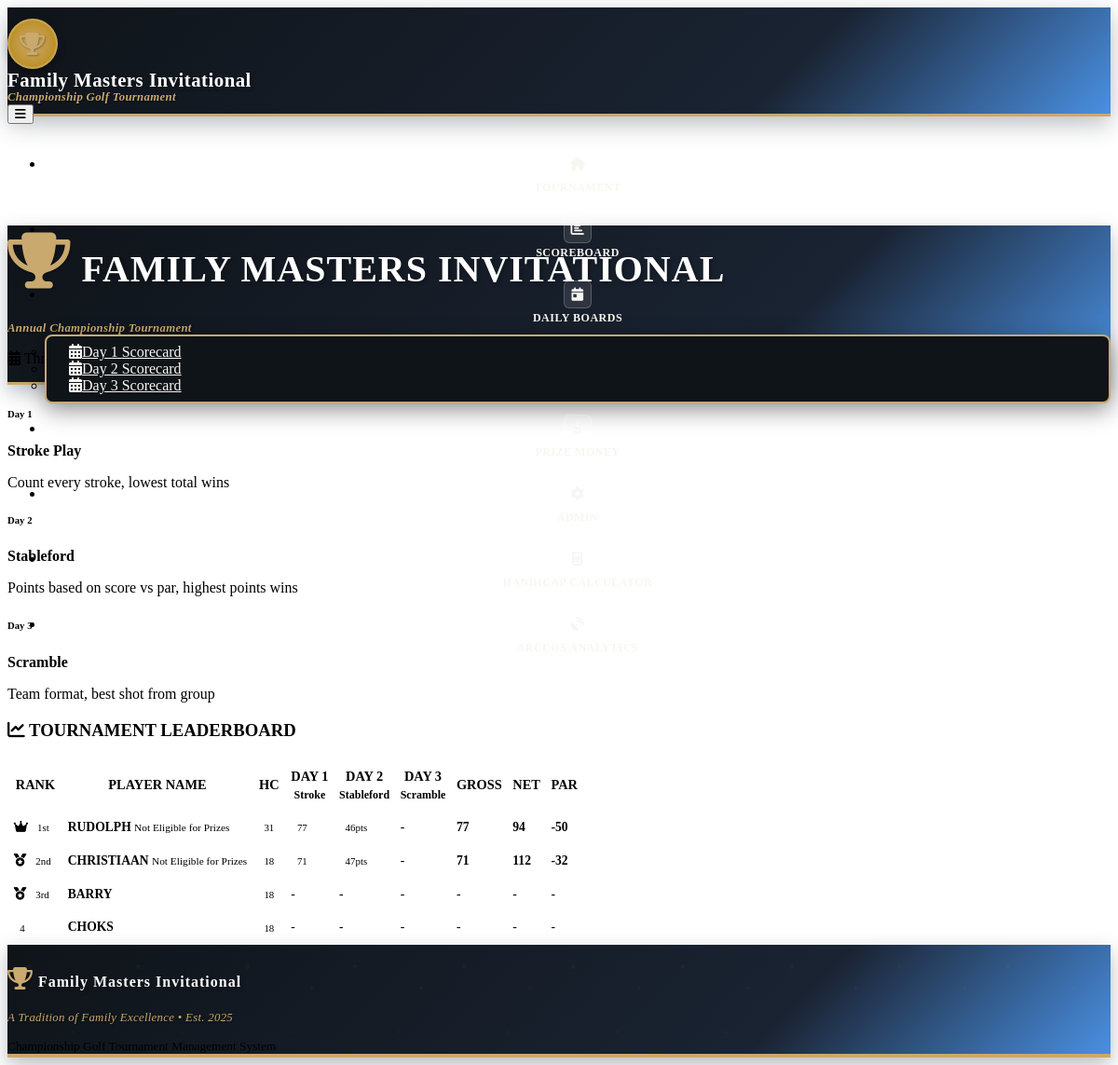
The app's page /scoreboard with its own data.
### models.py (models this page shows)
class Tournament(db.Model):
    id = db.Column(db.Integer, primary_key=True)
    name = db.Column(db.String(100), nullable=False, default="The Pinical Point Family Golf Champions Cup")
    start_date = db.Column(db.Date, nullable=False)
    total_prize_pool = db.Column(db.Integer, default=1150000)
    created_at = db.Column(db.DateTime, default=datetime.utcnow)
    players = db.relationship('Player', backref='tournament', lazy=True)
    rounds = db.relationship('Round', backref='tournament', lazy=True)

class Round(db.Model):
    id = db.Column(db.Integer, primary_key=True)
    tournament_id = db.Column(db.Integer, db.ForeignKey('tournament.id'), nullable=False)
    day = db.Column(db.Integer, nullable=False)  # 1, 2, or 3
    format = db.Column(db.String(50), nullable=False)  # 'stroke_play', 'stableford', 'scramble'
    date = db.Column(db.Date, nullable=False)
    completed = db.Column(db.Boolean, default=False)
    scores = db.relationship('Score', backref='round', lazy=True)

class Player(db.Model):
    id = db.Column(db.Integer, primary_key=True)
    name = db.Column(db.String(100), nullable=False)
    tournament_id = db.Column(db.Integer, db.ForeignKey('tournament.id'), nullable=False)
    handicap = db.Column(db.Integer, default=0)
    prize_eligible = db.Column(db.Boolean, default=True)  # New field for prize eligibility
    created_at = db.Column(db.DateTime, default=datetime.utcnow)
    scores = db.relationship('Score', backref='player', lazy=True)

### routes.py (the view)
@app.route('/scoreboard')
def scoreboard():
    tournament = Tournament.query.first()
    if not tournament:
        return redirect(url_for('player_setup'))
    leaderboard = calculate_leaderboard(tournament.id)
    rounds = Round.query.filter_by(tournament_id=tournament.id).order_by(Round.day).all()
    return render_template('scoreboard.html',
                         tournament=tournament,
                         leaderboard=leaderboard,
                         rounds=rounds,
                         tournament_formats=TOURNAMENT_FORMATS)

### models.py (called while the page is built)
    def get_net_score(self):
        if self.total_strokes:
            return self.total_strokes - self.player.handicap
        return None

### templates/scoreboard.html (shortened to what this page needs)
{% extends "base.html" %}
{% block content %}
<div class="container-fluid">
    <div class="row mb-3">
        <div class="col-12">
            <div class="card scoreboard-header">
                <div class="card-body text-center py-3 position-relative">
                    <h1 class="display-4 text-white mb-2 tournament-logo">
                        <i class="fas fa-trophy me-2 trophy-icon"></i>
                        FAMILY MASTERS INVITATIONAL
                    </h1>
                    <h3 class="tournament-tagline mb-2">Annual Championship Tournament</h3>
                    <div class="row justify-content-center">
                        <div class="col-md-10">
                            <p class="text-white mb-1">
                                <i class="fas fa-calendar-alt me-2"></i>
                                Three-Day Championship Format
                                <span class="ms-4">
                                </span>
                            </p>
                        </div>
                    </div>
                </div>
            </div>
        </div>
    </div>
    <div class="row mb-3">
        <div class="col-12">
            <div class="card">
                <div class="card-body py-2">
                    <div class="row text-center">
                        {% for day, format_info in tournament_formats.items() %}
                        <div class="col-md-4">
                            <h6 class="text-primary mb-1">Day {{ day }}</h6>
                            <p class="mb-1"><strong>{{ format_info.name }}</strong></p>
                            <p class="text-muted small mb-0">{{ format_info.description }}</p>
                        </div>
                        {% endfor %}
                    </div>
                </div>
            </div>
        </div>
    </div>
    <div class="row">
        <div class="col-12">
            <div class="card">
                <div class="card-header">
                    <h3 class="mb-0 text-center">
                        <i class="fas fa-chart-line me-2"></i>
                        TOURNAMENT LEADERBOARD
                    </h3>
                </div>
                <div class="card-body p-0">
                    <div class="table-responsive">
                        <table class="table table-striped scoreboard-table mb-0">
                            <thead class="table-dark">
                                <tr>
                                    <th class="text-center py-2">RANK</th>
                                    <th class="py-2">PLAYER NAME</th>
                                    <th class="text-center py-2">HC</th>
                                    <th class="text-center py-2">DAY 1<br><small>Stroke</small></th>
                                    <th class="text-center py-2">DAY 2<br><small>Stableford</small></th>
                                    <th class="text-center py-2">DAY 3<br><small>Scramble</small></th>
                                    <th class="text-center py-2">GROSS</th>
                                    <th class="text-center py-2">NET</th>
                                    <th class="text-center py-2">PAR</th>
                                </tr>
                            </thead>
                            <tbody>
                                {% for player_data in leaderboard %}
                                <tr class="{% if player_data.rank <= 3 %}table-warning{% endif %}">
                                    <td class="text-center py-2">
                                        {% if player_data.rank == 1 %}
                                            <i class="fas fa-crown text-warning me-1"></i>
                                            <span class="badge bg-warning text-dark">1st</span>
                                        {% elif player_data.rank == 2 %}
                                            <i class="fas fa-medal text-secondary me-1"></i>
                                            <span class="badge bg-secondary">2nd</span>
                                        {% elif player_data.rank == 3 %}
                                            <i class="fas fa-medal text-warning me-1"></i>
                                            <span class="badge bg-warning text-dark">3rd</span>
                                        {% else %}
                                            <span class="badge bg-primary">{{ player_data.rank }}</span>
                                        {% endif %}
                                    </td>
                                    <td class="py-2">
                                        <strong>{{ player_data.player.name.upper() }}</strong>
                                        {% if player_data.get('is_non_eligible', False) %}
                                            <small class="text-muted d-block">Not Eligible for Prizes</small>
                                        {% endif %}
                                    </td>
                                    <td class="text-center py-2">
                                        <span class="badge bg-secondary">{{ player_data.player.handicap or 0 }}</span>
                                    </td>
                                    <td class="text-center py-2">
                                        {% if player_data.day_scores[0] %}
                                            <span class="badge bg-info">{{ player_data.day_scores[0] }}</span>
                                        {% else %}
                                            <span class="text-muted">-</span>
                                        {% endif %}
                                    </td>
                                    <td class="text-center py-2">
                                        {% if player_data.day_scores[1] %}
                                            <span class="badge bg-success">{{ player_data.day_scores[1] }}pts</span>
                                        {% else %}
                                            <span class="text-muted">-</span>
                                        {% endif %}
                                    </td>
                                    <td class="text-center py-2">
                                        {% if player_data.day_scores[2] %}
                                            <span class="badge bg-primary">{{ player_data.day_scores[2] }}</span>
                                        {% else %}
                                            <span class="text-muted">-</span>
                                        {% endif %}
                                    </td>
                                    <td class="text-center py-2">
                                        {% if player_data.total_score > 0 %}
                                            <strong class="text-primary">{{ player_data.total_score }}</strong>
                                        {% else %}
                                            <span class="text-muted">-</span>
                                        {% endif %}
                                    </td>
                                    <td class="text-center py-2">
                                        {% if player_data.net_score %}
                                            <strong class="text-success">{{ player_data.net_score }}</strong>
                                        {% else %}
                                            <span class="text-muted">-</span>
                                        {% endif %}
                                    </td>
                                    <td class="text-center py-2">
                                        {% if player_data.par_score %}
                                            <strong class="{% if player_data.par_score == 'E' %}text-secondary{% elif player_data.par_score.startswith('+') %}text-danger{% else %}text-success{% endif %}">
                                                {{ player_data.par_score }}
                                            </strong>
                                        {% else %}
                                            <span class="text-muted">-</span>
                                        {% endif %}
                                    </td>
                                </tr>
                                {% endfor %}
                            </tbody>
                        </table>
                    </div>
                </div>
            </div>
        </div>
    </div>
</div>
{% endblock %}

### templates/base.html (shortened to what this page needs)
<!DOCTYPE html>
<html lang="en" data-bs-theme="dark">
<head>
    <link href="https://cdn.replit.com/agent/bootstrap-agent-dark-theme.min.css" rel="stylesheet">
    <link rel="stylesheet" href="https://cdnjs.cloudflare.com/ajax/libs/font-awesome/6.4.0/css/all.min.css">
    <link rel="stylesheet" href="{{ url_for('static', filename='css/custom.css') }}">
</head>
<body>
    <nav class="navbar navbar-expand-lg navbar-tournament fixed-top">
        <div class="container-fluid px-4">
            <a class="navbar-brand tournament-logo d-flex align-items-center" href="{{ url_for('index') }}">
                <div class="trophy-container me-3">
                    <i class="fas fa-trophy trophy-icon"></i>
                </div>
                <div class="brand-text">
                    <div class="tournament-name">{{ tournament.name if tournament else 'Family Masters Invitational' }}</div>
                    <div class="tournament-tagline">Championship Golf Tournament</div>
                </div>
            </a>
            <button class="navbar-toggler border-0" type="button" data-bs-toggle="collapse" data-bs-target="#navbarNav">
                <i class="fas fa-bars text-white"></i>
            </button>
            <div class="collapse navbar-collapse" id="navbarNav">
                <ul class="navbar-nav ms-auto">
                    <li class="nav-item">
                        <a class="nav-link professional-nav-link" href="{{ url_for('index') }}">
                            <div class="nav-icon-container">
                                <i class="fas fa-home"></i>
                            </div>
                            <span class="nav-text">Tournament</span>
                        </a>
                    </li>
                    <li class="nav-item">
                        <a class="nav-link professional-nav-link" href="{{ url_for('scoreboard') }}">
                            <div class="nav-icon-container">
                                <i class="fas fa-chart-bar"></i>
                            </div>
                            <span class="nav-text">Scoreboard</span>
                        </a>
                    </li>
                    <li class="nav-item dropdown">
                        <a class="nav-link dropdown-toggle professional-nav-link" href="#" id="dailyBoardsDropdown" role="button" data-bs-toggle="dropdown">
                            <div class="nav-icon-container">
                                <i class="fas fa-calendar-day"></i>
                            </div>
                            <span class="nav-text">Daily Boards</span>
                        </a>
                        <ul class="dropdown-menu dropdown-menu-dark">
                            <li><a class="dropdown-item" href="{{ url_for('day_scorecard_board', day=1) }}">
                                <i class="fas fa-calendar-alt me-2"></i>Day 1 Scorecard
                            </a></li>
                            <li><a class="dropdown-item" href="{{ url_for('day_scorecard_board', day=2) }}">
                                <i class="fas fa-calendar-alt me-2"></i>Day 2 Scorecard
                            </a></li>
                            <li><a class="dropdown-item" href="{{ url_for('day_scorecard_board', day=3) }}">
                                <i class="fas fa-calendar-alt me-2"></i>Day 3 Scorecard
                            </a></li>
                        </ul>
                    </li>
                    <li class="nav-item">
                        <a class="nav-link professional-nav-link" href="{{ url_for('prize_money') }}">
                            <div class="nav-icon-container">
                                <i class="fas fa-dollar-sign"></i>
                            </div>
                            <span class="nav-text">Prize Money</span>
                        </a>
                    </li>
                    <li class="nav-item">
                        <a class="nav-link professional-nav-link" href="{{ url_for('admin') }}">
                            <div class="nav-icon-container">
                                <i class="fas fa-cog"></i>
                            </div>
                            <span class="nav-text">Admin</span>
                        </a>
                    </li>
                    <li class="nav-item">
                        <a class="nav-link professional-nav-link" href="{{ url_for('handicap_dashboard') }}">
                            <div class="nav-icon-container">
                                <i class="fas fa-calculator"></i>
                            </div>
                            <span class="nav-text">Handicap Calculator</span>
                        </a>
                    </li>
                    <li class="nav-item">
                        <a class="nav-link professional-nav-link" href="{{ url_for('arccos_dashboard') }}">
                            <div class="nav-icon-container">
                                <i class="fas fa-satellite-dish"></i>
                            </div>
                            <span class="nav-text">Arccos Analytics</span>
                        </a>
                    </li>
                </ul>
            </div>
        </div>
    </nav>
    <div style="padding-top: 90px;"></div>
    <main>
        {% block content %}{% endblock %}
    </main>
    <footer class="tournament-header text-light mt-5 py-4">
        <div class="container text-center">
            <p class="mb-1 tournament-logo">
                <i class="fas fa-trophy me-2 trophy-icon"></i>
                Family Masters Invitational
            </p>
            <p class="tournament-tagline mb-0">A Tradition of Family Excellence • Est. 2025</p>
            <small class="text-white-50">Championship Golf Tournament Management System</small>
        </div>
    </footer>
</body>
</html>

### records on screen
Tournament: name "Family Masters Invitational"
Round: day "2", name "Stableford", description "Points based on score vs par, highest points wins"
Round: day "3", name "Scramble", description "Team format, best shot from group"
Player: player.name "RUDOLPH", player "31"
Player: player.name "CHRISTIAAN", player "18"
Player: player.name "BARRY", player "18"
Player: player.name "CHOKS", player "18"

### other values on screen
{{ day }} "1"
{{ player_data.day_scores[0] }} "77" "71"
{{ player_data.day_scores[1] }} "46" "47"
{{ player_data.total_score }} "77" "71"
{{ player_data.net_score }} "94" "112"
{{ player_data.par_score }} "-50" "-32"
{{ player_data.rank }} "4"
